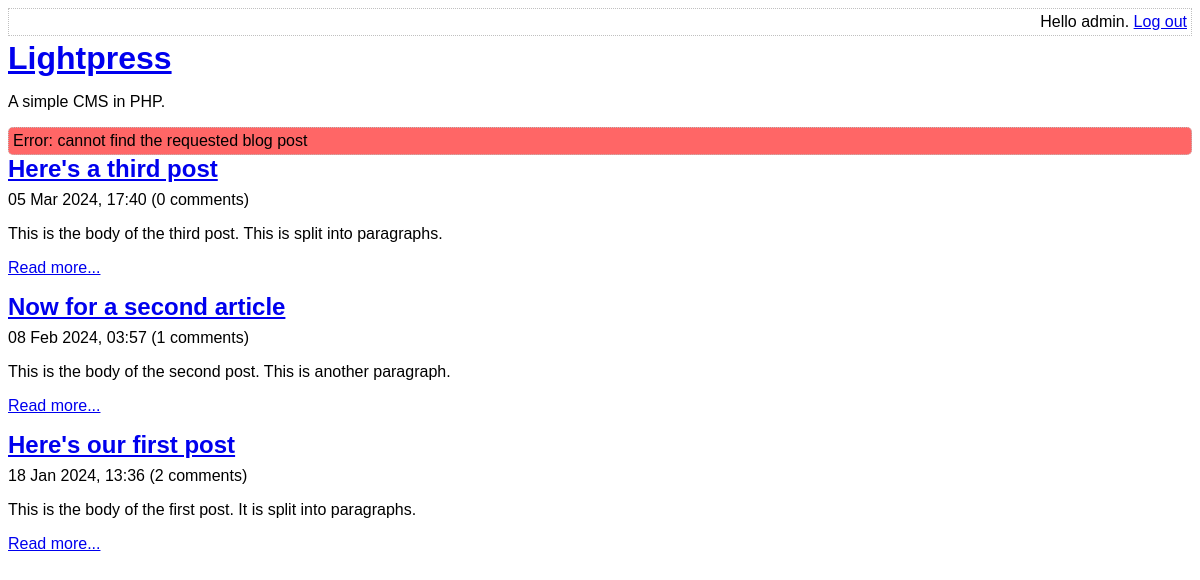
Screenshot of /index.php?not-found=1 (signed in) with the database file from the repository.
### tables this page shows
CREATE TABLE post (
    id INTEGER PRIMARY KEY AUTOINCREMENT NOT NULL,
    title VARCHAR NOT NULL,
    body VARCHAR NOT NULL,
    user_id INTEGER NOT NULL,
    created_at VARCHAR NOT NULL,
    updated_at VARCHAR
);

### lib/common.php (called while the page is built, shortened)
<?php
function getRootPath()
{
    return realpath(__DIR__ . '/..');
}
function getDatabasePath()
{
    return getRootPath() . '/data/data.sqlite';
}
function getDsn()
{
    return 'sqlite:' . getDatabasePath();
}
function getPDO()
{
    return new PDO(getDsn());
}
function htmlEscape($html)
{
    return htmlspecialchars($html, ENT_HTML5, 'UTF-8');
}
function convertSqlDate($sqlDate)
{
    $date = DateTime::createFromFormat('Y-m-d H:i:s', $sqlDate);
    return $date->format('d M Y, H:i');
}
function countCommentsForPost($postId)
{
    $pdo = getPDO();
    $sql = "
        SELECT
            COUNT(*) c
        FROM
            comment
        WHERE
            post_id = :post_id
    ";
    $stmt = $pdo->prepare($sql);
    $stmt->execute(
        array('post_id' => $postId, )
    );
    return (int) $stmt->fetchColumn();
}

### index.php (the view, shortened to what this page needs)
<?php
require_once 'lib/common.php';
$pdo = getPDO();
$statement = $pdo->query(
    'SELECT
        id, title, created_at, body
    FROM
        post
    ORDER BY
        created_at DESC'
);
$notFound = isset($_GET['not-found']);
?>
<!DOCTYPE html>
<html>
    <head>
        <?php require 'templates/head.php' ?>
    </head>
    </head>
    <body>
        <?php require 'templates/title.php' ?>
        <?php if ($notFound): ?>
            <div class="error box">
                Error: cannot find the requested blog post
            </div>
        <?php endif ?>
        <?php while ($row = $statement->fetch(PDO::FETCH_ASSOC)): ?>
            <h2>
               <a href="view-post.php?post_id=<?php echo $row['id'] ?>"><?php echo htmlEscape($row['title']) ?></a>
            </h2>
            <div>
                <?php echo convertSqlDate($row['created_at']) ?>
                (<?php echo countCommentsForPost($row['id']) ?> comments)
            </div>
            <p>
                <?php echo htmlEscape($row['body']) ?>
            </p>
            <p>
                <a
                    href="view-post.php?post_id=<?php echo $row['id'] ?>"
                >Read more...</a>
            </p>
        <?php endwhile ?>
    </body>
</html>

### assets/main.css (style rules this page uses)
.box { border: 1px dotted silver; border-radius: 5px; padding: 4px; }
.error { background-color: #ff6666; }
h1, h2, h3 { margin-top: 0; margin-bottom: 8px; }
body { font-family: sans-serif; }

### rows the page displays
post: title "Here's a third post", created_at "05 Mar 2024, 17:40", id "0", body "This is the body of the third post. This is split into paragraphs."
post: title "Now for a second article", created_at "08 Feb 2024, 03:57", id "1", body "This is the body of the second post. This is another paragraph."
post: title "Here's our first post", created_at "18 Jan 2024, 13:36", id "2", body "This is the body of the first post. It is split into paragraphs."

### other values shown
htmlEscape(getAuthUser()) "admin"
